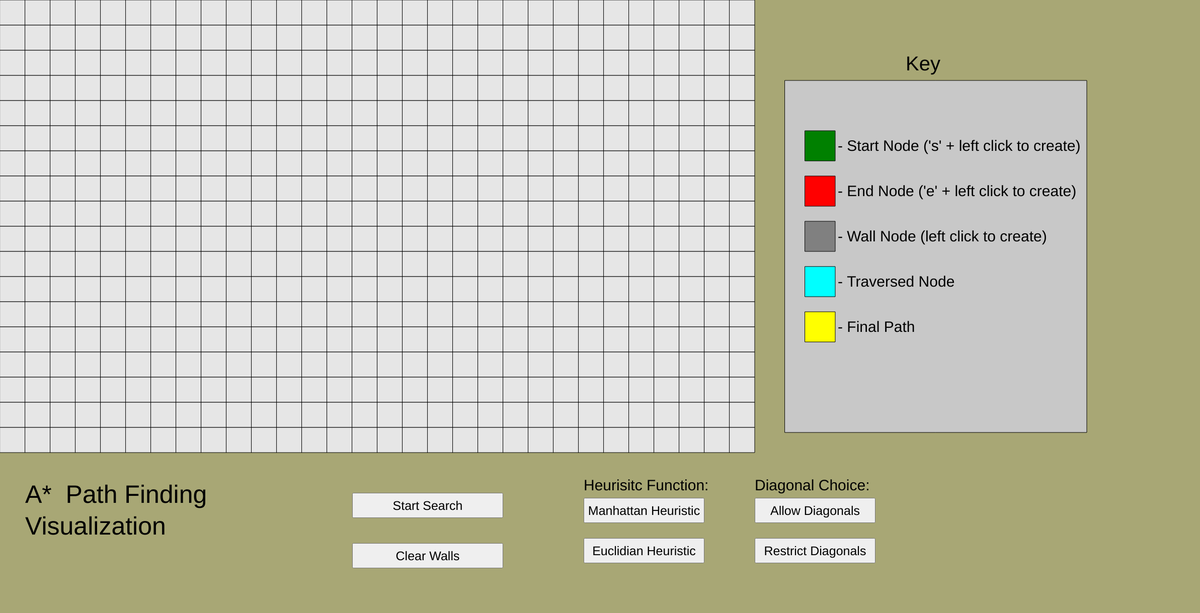
Frame 1 (no input)
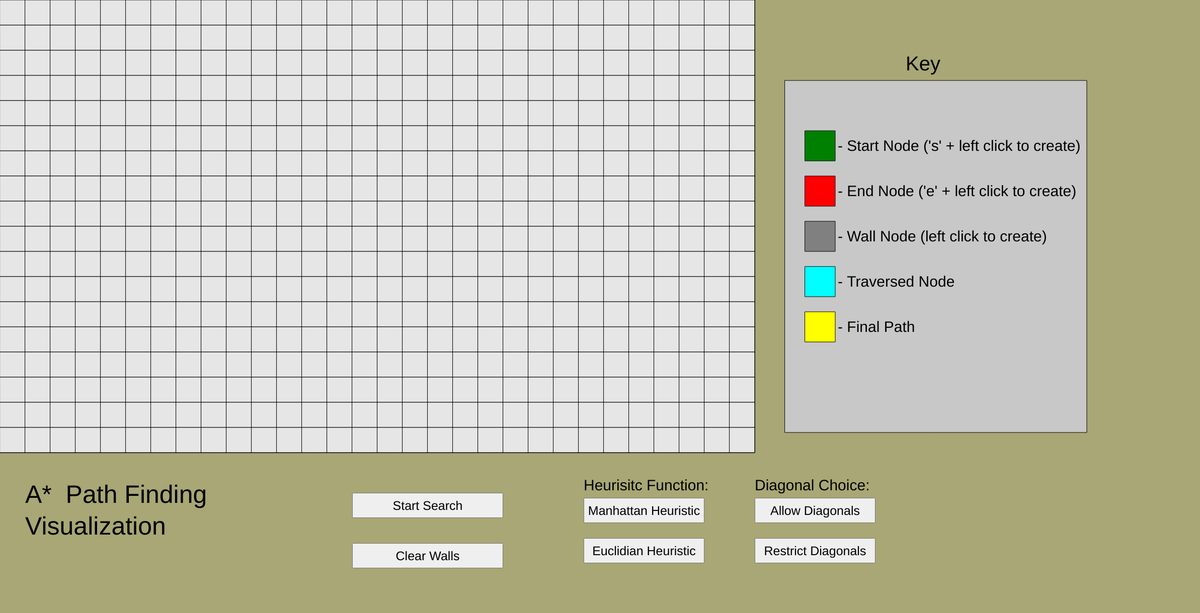
Frame 60 (no input)
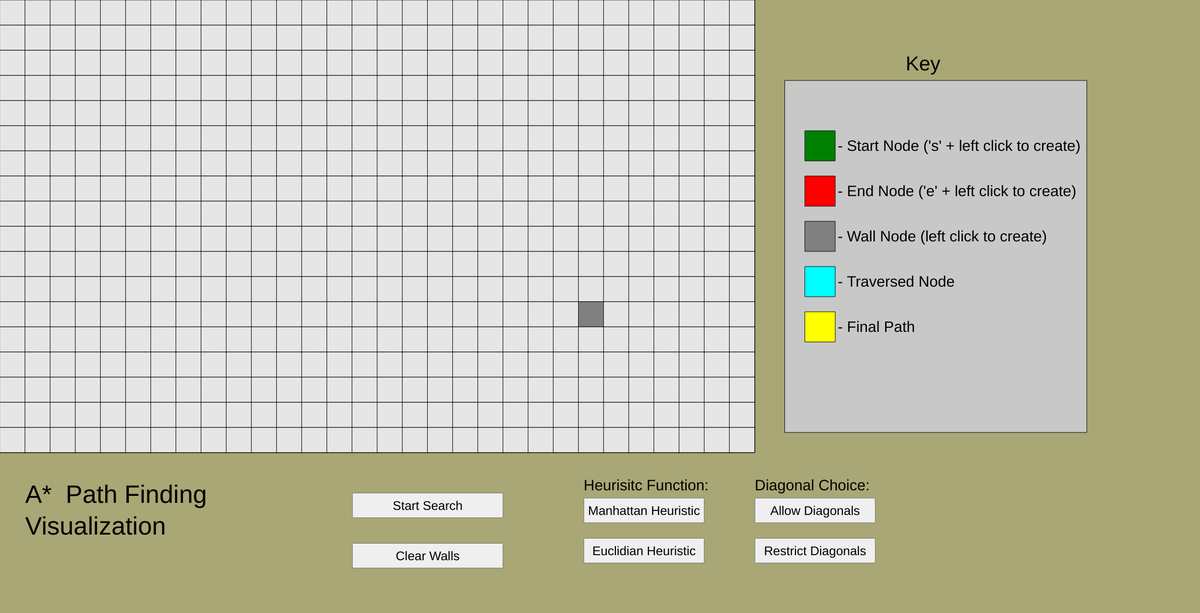
Frame 120 (the mouse pressed at the canvas centre since frame 60)

The p5.js sketch that drew these frames (run headless with seeded random() and noise() and a simulated clock; from frame 60 on, the mouse is pressed at the canvas centre):

// p5.js sketch
// ── sketch.js
function setup() {
  createCanvas(2385,1219);
  let c = color(168,167,117);
  background(c);
  Node.placeNodes();
  textSize(50);
  fill("black");
  text("A*  Path Finding \nVisualization", 50, 1000);
  textSize(30);


  fill(200);
  rect(1560, 160,600,700);
  textSize(40);
  fill("black");
  text("Key ",1800,140);

  fill('green');
  square(1600, 260, 60);
  fill("Black");
  textSize(30);
  text("- Start Node (\'s\' + left click to create)",1665,300);

  fill('red');
  square(1600,350,60);
  fill("Black");
  textSize(30);
  text("- End Node (\'e\' + left click to create)",1665,390);

  fill('grey');
  square(1600, 440, 60);
  fill("Black");
  textSize(30);
  text("- Wall Node (left click to create)",1665,480);

  fill("cyan");
  square(1600, 530, 60);
  fill("Black");
  textSize(30);
  text("- Traversed Node ",1665,570);

  fill("yellow");
  square(1600,620,60);
  fill("Black");
  textSize(30);
  text("- Final Path ",1665,660);

  //Diagonal choices;
  textSize(30);
  fill("black");
  text("Diagonal Choice: ", 1500,975);

  allowDiagButton = createButton("Allow Diagonals");
  allowDiagButton.position(1500,990);
  allowDiagButton.size(240,50);
  allowDiagButton.style('font-size', "25px");
  allowDiagButton.mousePressed(allowDiagonals);


  restrictDiagButton = createButton("Restrict Diagonals");
  restrictDiagButton.position(1500, 1070);
  restrictDiagButton.size(240,50);
  restrictDiagButton.style('font-size', "25px");
  restrictDiagButton.mousePressed(restrictDiagonals);

  //Heuristic Choice:
  textSize(30);
  fill("black");
  text("Heurisitc Function: ", 1160,975);

  //Heuristic Buttons:
  manhattanButton = createButton("Manhattan Heuristic");
  manhattanButton.position(1160,990);
  manhattanButton.size(240,50);
  manhattanButton.style('font-size', "25px");
  manhattanButton.mousePressed(manhattanFunction);

  euclideanButton = createButton("Euclidian Heuristic");
  euclideanButton.position(1160, 1070);
  euclideanButton.size(240,50);
  euclideanButton.style('font-size', "25px");
  euclideanButton.mousePressed(euclideanFunction);

  //start button
  startButton = createButton("Start Search");
  startButton.position(700,980);
  startButton.size(300,50);
  startButton.style('font-size', "25px");
  startButton.mousePressed(startSearch);

  //clear walls button
  clearWallsButton = createButton("Clear Walls")
  clearWallsButton.position(700,1080);
  clearWallsButton.size(300,50);
  clearWallsButton.style('font-size', "25px");
  clearWallsButton.mousePressed(clearWalls);
}

//button clicked for diagnals button
function allowDiagonals(){
  search.allowDiagonals = true;
  let col = color(255,255,102);
  allowDiagButton.style('background-color', col);

  let col1 = color(200);
  restrictDiagButton.style('background-color',col1);
}

//button clicked for restrict diagonals button
function restrictDiagonals(){
  search.allowDiagonals = false;
  let col = color(255,255,102);
  restrictDiagButton.style('background-color', col);

  let col1 = color(200);
  allowDiagButton.style('background-color',col1);
}

//button click for manhattan button
function manhattanFunction(){
  let col = color(255,255,102);
  manhattanButton.style('background-color',col);

  let col1 = color(200);
  euclideanButton.style('background-color', col1);
  search.manhattan = true;
  search.euclidian = false;
}

//button click for euclidiean button
function euclideanFunction(){
  let col = color(255,255,102);
  euclideanButton.style('background-color',col);

  let col1 = color(200);
  manhattanButton.style('background-color', col1);
  search.euclidian = true;
  search.manhattan= false;
}

//button click for clear walls button.
function clearWalls(){
  for(let i = 0; i < Node.nodeArr.length; i++){
      Node.nodeArr[i].clear();
    }
}

//start the visualization of the A* path finding algorithm.
function startSearch(){
  let m = new Map(Node.nodeArr, 30, 18);
  let start = m.getStartNode();
  let end = m.getEndNode();
  console.log(start);
  console.log(end);
  let s = new search(m, start, end);
  let f = s.findPath();
  //console.log(f)

  //console.log(s.map);
}

//draws the nodes on to the canvas
function drawNodes(){
  for(let i = 0; i < Node.nodeArr.length; i++){
    Node.nodeArr[i].show();
  }
}

//checks for mouse presses on nodes
function mousePressed(){
  for(let i = 0; i < Node.nodeArr.length; i++){
    Node.nodeArr[i].clicked(mouseX, mouseY);
  }
}

//draws the nodes onto the screen
function draw() {
  drawNodes();
}

// ── Node.js
/**
Node is an object used for every 'square' on the grid
for path finding. It includes barrier, start, and end nodes.
This class assigns each node a position, calculations (f,g,h),
parents, and equality to other nodes.
*/
class Node{

  //array to hold all nodes in canvas
  static nodeArr = [];

  //x and y coordinates of start node and end node in the map
  static startNodeX;
  static startNodeY;
  static endNodeX;
  static endNodeY;

  //variables to represent existence of start and end nodes.
  static startNodeExists = false;
  static endNodeExists = false;

  //constructor for a given node
  constructor(xPos,yPos){


    this.xPos = xPos;
    this.yPos = yPos;
    this.startNode = false;
    this.endNode = false;
    this.barrierNode = false;
    this.colour = 230;
    this.gCost = 0;
    this.hCost = 0;
    this.fCost = this.gCost + this.hCost;
    this.parent = null;
  }

  //function to calculate mid-point of a given node.
  midPoint(x,y){
    xMid = (x + (x+50)) / 2;
    yMid = (y + (y+50)) / 2;
    midCoords = [xMid, yMid];
    return midCoords;
  }

  // function to control what happens when a square in the canvas is clicked
  // left click: barrierNode - black
  // right click: normal node - white
  // 's' and left click: start node - green
  // 'e' and left click: end node - red
   clicked(x,y){
     //create barrier node
      if(mouseIsPressed && mouseButton === LEFT){
        let d = dist(x,y, (this.xPos + (this.xPos +50))/2, (this.yPos+(this.yPos +50))/2);
         if(d < 25){
          console.log("square at:" + this.xPos + "," +
           this.yPos + " clicked");
           this.colour = (128,128,128);
           this.barrierNode = true;
           this.startNode = false;
           this.endNode = false;
         }
     }

     //clear node
     if(mouseIsPressed && mouseButton === RIGHT ){
       if(this.xPos == Node.startNodeX){
         Node.startNodeExists = false;
         Node.startNodeX = null;
         Node.startNodeY = null;
         this.startNode = false;
       }
       if(this.xPos == Node.endNodeX){
         Node.endNodeExists = false;
         Node.endNodeX = null;
         Node.endNodeY = null;
         this.endNode = false;
       }

       let d = dist(x,y, (this.xPos + (this.xPos +50))/2, (this.yPos+(this.yPos +50))/2);
        if(d < 25){
         console.log("square at:" + this.xPos + "," +
          this.yPos + " clicked");
          this.colour = (230);
          this.barrierNode = false;
          this.startNode = false;
          this.endNode = false;
        }
      }

      //create start node
      if(mouseIsPressed && mouseButton === LEFT && keyIsDown(83)){
        if(Node.startNodeExists == true){
          console.log("uh oh start node exists already")
          return null;
        }
        let d = dist(x,y, (this.xPos + (this.xPos +50))/2, (this.yPos+(this.yPos +50))/2);
         if(d < 25){
          console.log("square at:" + this.xPos + "," +
           this.yPos + " clicked");
           this.colour = 'green';
           this.startNode = true;
           this.barrierNode = false;
           this.endNode = false;
           Node.startNodeExists = true;
           Node.startNodeX = this.xPos;
           Node.startNodeY = this.yPos;
         }
       }

       //create end node
       if(mouseIsPressed && mouseButton === LEFT && keyIsDown(69)){
         if(Node.endNodeExists){
           return;
         }
         let d = dist(x,y, (this.xPos + (this.xPos +50))/2, (this.yPos+(this.yPos +50))/2);
          if(d < 25){
           console.log("square at:" + this.xPos + "," +
            this.yPos + " clicked");
            this.colour = 'red';
            this.startNode = false;
            this.barrierNode = false;
            this.endNode = true;
            Node.endNodeExists = true;
            Node.endNodeX = this.xPos;
            Node.endNodeY = this.yPos;
          }
        }
     }

//function that places nodes on the canvas.
  static placeNodes(){
    var counter = 0;
    for(let i = 0; i < 1500; i++){
      for(let j = 0; j < 900; j++){
          if(i % 50 == 0 && j % 50 == 0){
            let n = new Node(i,j);
            Node.nodeArr.push(n);
            counter++;
        }
      }
    }
  }


  //Function to clear the board.
  clear(){
    if(!this.isStartNode() && !this.isEndNode()){
      this.startNode = false;
      this.endNode = false;
      this.barrierNode = false;
      this.colour = 230;
      this.gCost = 0;
      this.hCost = 0;
      this.fCost = this.gCost + this.hCost;
    }
  }


  //shows the nodes as squares on the canvas.
  show(){
    fill(this.colour);
    square(this.xPos, this.yPos, 50);
  }

  //gets the start node [x,y] coordinates.
  static getSartNodePos(){
    return [Node.startNodeX, Node.startNodeY];
  }

  //Returns true if the node has a parent. False otherwise
  hasParent(){
    return this.getParent() != null;
  }


  //get x coordinate of node.
  getXPos(){
    return this.xPos;
  }

  //get y cooridnate of node.
  getYPos(){
    return this.yPos;
  }

  //returns boolean indicating if node is a barrier node.
  isBarrierNode(){
    return this.barrierNode;
  }

  //returns boolean indicating if node is the start node.
  isStartNode(){
    return (this.xPos == Node.startNodeX && this.yPos == Node.startNodeY);
  }

  //returns boolean indicating if node is the start node.
  isEndNode(){
    return (this.xPos == Node.endNodeX && this.yPos == Node.endNodeY);
  }

  //sets the F cost of a node
  setFCost(cost){
    this.fCost = cost;
  }

  getFCost(){
    return this.fCost;
  }
  //sets the g cost of a node
  setGCost(cost){
    this.gCost = cost;
  }

  getGCost(){
    return this.gCost;
  }

  //sets the h cost of a node
  setHCost(cost){
    this.hCost = cost;
  }

  getHCost(){
    return this.hCost;
  }

  setParent(node){
      this.parent = node;
  }

  getParent(){
    return this.parent;
  }

  //returns true if the two nodes are equal. False otherwise
  static isEqual(node1, node2){
    return (node1.getXPos() == node2.getXPos()
    && node1.getYPos() == node2.getYPos());
  }
}

// ── PriorityQueue.js
/**
Class to represent a min priority queue.
*/
class PriorityQueue{

  constructor(){
    this.items = [];
  }

  //Returns true if the list contains the node
  contains(node){
    let contains = false;
    for(let i = 0; i < this.items.length; i++){
      if(this.items[i].getXPos() == node.getXPos() &&
         this.items[i].getYPos() == node.getYPos()){
           contains = true;
         }
    }

    return contains;
  }

  ///adds a node into the list in its correct position
  enqueue(node, fCost){
    var contain = false;

    for(var i = 0; i < this.items.length; i++){
      if(this.items[i].getFCost() > node.getFCost()){
        this.items.splice(i, 0, node);
        contain = true;
        break;
      }
    }

    if(!contain){
      this.items.push(node);
    }
  }

  //removes the first node in the list. (Minimum element)
  dequeue(){
    if(this.isEmpty()){
      return "underflow";
    }
    return this.items.shift();
  }

  //returns but does not delete the minimum node
  front(){
    if(this.isEmpty()){
      return "No Elements in Queue";
    }
    return this.items[0];
  }

  //Returns the last element in the heap but does not delete it fron the list.
  rear(){
    if(this.isEmpty()){
      return "No Elements in Queue";
    }
    return this.items[this.items.length - 1];
  }

  //returns true if the list is empty. False otherwise
  isEmpty(){
    return this.items.length == 0;
  }

  //Visual representation of the min priority queue.
  printQueue(){
    var str = "";
   for (var i = 0; i < this.items.length; i++)
       str += this.items[i].element + " ";
   return str;
  }
}

// ── map.js
//Class to represent the graph of nodes
class Map{

  constructor(nodeArr, mapWidth, mapHeight){
    this.mapWidth = mapWidth;
    this.mapHeight = mapHeight;
    this.mapArray = new Array(this.mapWidth);
    //create a 2dimensional array to represent the map.
    for(let i = 0; i < this.mapArray.length; i++){
      this.mapArray[i] = new Array(this.mapHeight);
    }

    let nodeArrCounter = 0;
    for(let i = 0; i < this.mapArray.length; i++){
      for(let j = 0; j < 18; j++){
        this.mapArray[i][j] = nodeArr[nodeArrCounter];
        nodeArrCounter++;
      }
    }

  }

  //returns the distance between node1 and node2
  static distanceOfNodes(node1, node2){
    d = dist(node1.getXPos(), node1.getYPos(), node2.getXPos(), node1.getYPos());
    return d;
  }

  //cheks if a node is a barrier node
  isNodeBarrier(x,y){
    return this.mapArray[x/50][y/50].isBarrierNode();
  }

  //checls if a node is the end node
  isNodeEndNode(x,y){
    return this.mapArray[x/50][y/50].isEndNode();
  }

  //returns the startnode of the map.
  getStartNode(){
    return this.mapArray[Node.startNodeX/50][Node.startNodeY/50];
  }

  //returns the end node of the map.
  getEndNode(){
    return this.mapArray[Node.endNodeX/50][Node.endNodeY/50];
  }

  //  Returns the best child of the node.
  getBestChild(node){
    let children = this.getChildrenOf(node);
    if(search.allowDiagonals){
      let diagChildren = this.getDiagonalChildrenOf(node);
      for(let i = 0; i < diagChildren.length; i++){
        children.push(diagChildren[i]);
      }
    }

    let bestChildrenList = new PriorityQueue();
    for(let i = 0; i < children.length; i++){
      bestChildrenList.enqueue(children[i], children[i].getFCost());
    }

    return bestChildrenList.front();
  }

  //gets vertical and horizontal children of the node.
  getChildrenOf(node){
    //top left
    if(node.getXPos() == 0 && node.getYPos() == 0){

      return [this.mapArray[0][1], this.mapArray[1][0]];
    }

    //bottom left
    if(node.getXPos() == 0 && node.getYPos() == 850 ){

      return [this.mapArray[0][16], this.mapArray[1][17]];
    }

    //top right
    if(node.getXPos() == 1450 && node.getYPos() == 0){
      return [this.mapArray[28][0], this.mapArray[29][1]];
    }

    //bottom right
    if(node.getXPos() == 1450 && node.getYPos() == 850){
      return [this.mapArray[29][16], this.mapArray[28][17]];
    }

    //along left
    if(node.getXPos() == 0){
      return [
              this.mapArray[node.getXPos()/50][(node.getYPos() - 50)/50],
              this.mapArray[node.getXPos()/50][(node.getYPos() +50)/50],
              this.mapArray[(node.getXPos() + 50)/50][node.getYPos()/50]
             ];
    }
    //along right
    if(node.getXPos() == 1450){
      return [
              this.mapArray[node.getXPos()/50][(node.getYPos() - 50)/50],
              this.mapArray[node.getXPos()/50][(node.getYPos() + 50)/50],
              this.mapArray[(node.getXPos() - 50) / 50][node.getYPos()/50]
             ];
    }
    //along bottom
    if(node.getYPos() == 850){
      return [
              this.mapArray[(node.getXPos() - 50)/50][node.getYPos()/50],
              this.mapArray[(node.getXPos() + 50)/50][node.getYPos()/50],
              this.mapArray[node.getXPos()/50][(node.getYPos()-50)/50]
             ];
    }
    //along top
    if(node.getYPos() == 0){
      return [
              this.mapArray[(node.getXPos() - 50)/50][node.getYPos()/50],
              this.mapArray[(node.getXPos() + 50)/50][node.getYPos()/50],
              this.mapArray[node.getXPos()/50][(node.getYPos()+50)/50]
             ];
    }


    //general
    return [
           this.mapArray[node.getXPos()/50][(node.getYPos() + 50)/50],
           this.mapArray[node.getXPos()/50][(node.getYPos() - 50)/50],

           this.mapArray[(node.getXPos() + 50)/50][node.getYPos()/50],
           this.mapArray[(node.getXPos() - 50)/50][node.getYPos()/50]
           ];
  }


  //Returns the diagonal children of the node in an array.
  getDiagonalChildrenOf(node){
    //top left
    if(node.getXPos() == 0 && node.getYPos() == 0){
      return [
        this.mapArray[(node.getXPos() + 50)/50][(node.getYPos() + 50)/50]
      ];
    }

    //top right
    if(node.getXPos() == 1450 && node.getYPos() == 0){
      return [
        this.mapArray[(node.getXPos() - 50)/50][(node.getYPos() + 50)/50]
      ];
    }

    //bottom left
    if(node.getXPos() == 0 && node.getYPos() == 850){
      return[
        this.mapArray[(node.getXPos() + 50)/50][(node.getYPos() - 50)/50]
      ];
    }

    //bottom right
    if(node.getXPos() == 1450 && node.getYPos() == 850){
      return[
        this.mapArray[(node.getXPos() - 50)/50][(node.getYPos() - 50)/50]
      ];
    }

    //along left
    if(node.getXPos() == 0 && node.getYPos() != 0 && node.getYPos() != 850){
      return [
        this.mapArray[(node.getXPos() + 50)/50][(node.getYPos() - 50)/50],
        this.mapArray[(node.getXPos() + 50)/50][(node.getYPos() + 50)/50]
      ];
    }

    //along right

    if(node.getXPos() == 1450 && node.getYPos() != 0 && node.getYPos() != 850){
      return[
        this.mapArray[(node.getXPos() - 50)/50][(node.getYPos()+50) / 50],
        this.mapArray[(node.getXPos() - 50)/50][(node.getYPos() - 50)/50]
      ];
    }

    //along top
    if(node.getYPos() == 0 && node.getXPos() !=0 && node.getXPos() != 1450){
      return[
        this.mapArray[(node.getXPos() + 50)/50][(node.getYPos() + 50)/50],
        this.mapArray[(node.getXPos() - 50)/50][(node.getYPos() + 50)/50]
      ];
    }

    //along bottom
    if(node.getYPos() == 850 && node.getXPos() != 0 && node.getYPos() != 1450){
      return [
        this.mapArray[(node.getXPos() - 50)/50][(node.getYPos() - 50)/50],
        this.mapArray[(node.getXPos() + 50)/50][(node.getYPos() - 50)/50]
      ];
    }

    //general
    return[
      this.mapArray[(node.getXPos() + 50)/50][(node.getYPos() + 50)/50],
      this.mapArray[(node.getXPos() + 50)/50][(node.getYPos() - 50)/50],
      this.mapArray[(node.getXPos() - 50)/50][(node.getYPos() + 50)/50],
      this.mapArray[(node.getXPos() - 50)/50][(node.getYPos() - 50)/50],

    ];

  }


}

// ── search.js
class search{
  static manhattan = false;
  static euclidian = false;
  static allowDiagonals = false;

  constructor(map, startNode, endNode){
    this.map = map;
    this.startNode = startNode;
    this.endNode = endNode;

  }
  /**
  Finds the path between this.startNode and this.endNode
  Changes node colours to show the path found.
  */
  findPath(){
    let openList = new PriorityQueue();
    let closedList = new PriorityQueue();

    let thePathList= [];
    openList.enqueue(this.startNode);

    let endFound = false;

    while(!endFound){
      let currentNode = openList.front();
        openList.dequeue();
        closedList.enqueue(currentNode);


        if(currentNode.isEndNode()){
          while(!currentNode.getParent().isStartNode()){
            currentNode.getParent().colour = "yellow";
            currentNode = currentNode.getParent();
          }
          endFound = true;
          break;
        }

        let currentChildren = this.map.getChildrenOf(currentNode);

        //check for diagonal children, if allowed
        if(search.allowDiagonals){
          let diagChildren = this.map.getDiagonalChildrenOf(currentNode);
          for(let i = 0; i < diagChildren.length; i++){
            currentChildren.push(diagChildren[i]);
          }
        }

        for(let child = 0; child < currentChildren.length; child++){
          if(closedList.contains(currentChildren[child])){
            continue;
            break;
          }

          if(currentChildren[child].isBarrierNode()){
            currentChildren[child].setGCost(10000);
            currentChildren[child]. setHCost(10000);
            currentChildren[child].setFCost(20000);
            continue;
          }

          this.calculateHCost(currentChildren[child]);
          this.calculateGCost(currentChildren[child]);
          this.calculateFCost(currentChildren[child]);

          if(closedList.contains(currentChildren[child])){
            continue;
          }else{
            let possibleG = currentNode.getGCost() + dist(currentNode.getXPos(), currentNode.getYPos(),
            currentChildren[child].getXPos(), currentChildren[child].getYPos());
            let possibleGBetter = false;

            if(!openList.contains(currentChildren[child])){
              openList.enqueue(currentChildren[child]);
              possibleGBetter = true;
              this.calculateHCost(currentChildren[child]);
              if(!currentChildren[child].isEndNode()){
                currentChildren[child].colour = "cyan";
              }

            } else if(possibleG < currentChildren[child].getGCost()){
              possibleGBetter = true;
            }

            if(possibleGBetter == true){
              currentChildren[child].setParent(currentNode);
              this.calculateHCost(currentChildren[child]);
              this.calculateGCost(currentChildren[child]);
              this.calculateFCost(currentChildren[child]);
            }
          }

        }
    }
  }//findPath()

  //calculates h(x) for every node in the graph and assigns it to the node
  //manhattan heuristic.
  calculateHCost(node){

    if(search.manhattan == true){
      let h = Math.abs(node.getXPos() - Node.endNodeX) + Math.abs(node.getYPos() - Node.endNodeY);
      node.setHCost(h);
    }

    if(search.euclidian == true){
      let dx = Math.abs(node.getXPos() - Node.endNodeX);
      let dy = Math.abs(node.getYPos() - Node.endNodeY);

      let h =  Math.sqrt(dx * dx + dy * dy);
      node.setHCost(h);
    }
  }

  //calculates g(x) for a node
  calculateGCost(node){
    let g1 = Math.pow(Math.abs(Node.startNodeX - node.getXPos()),2);
    let g2 = Math.pow(Math.abs(Node.startNodeY - node.getYPos()),2);  ;
    let gFinal = Math.sqrt((g1+g2));
    node.setGCost(gFinal);
  }

  //calculates f(x) for a node
  calculateFCost(node){
    node.setFCost(node.getGCost() + node.getHCost());
  }

}
